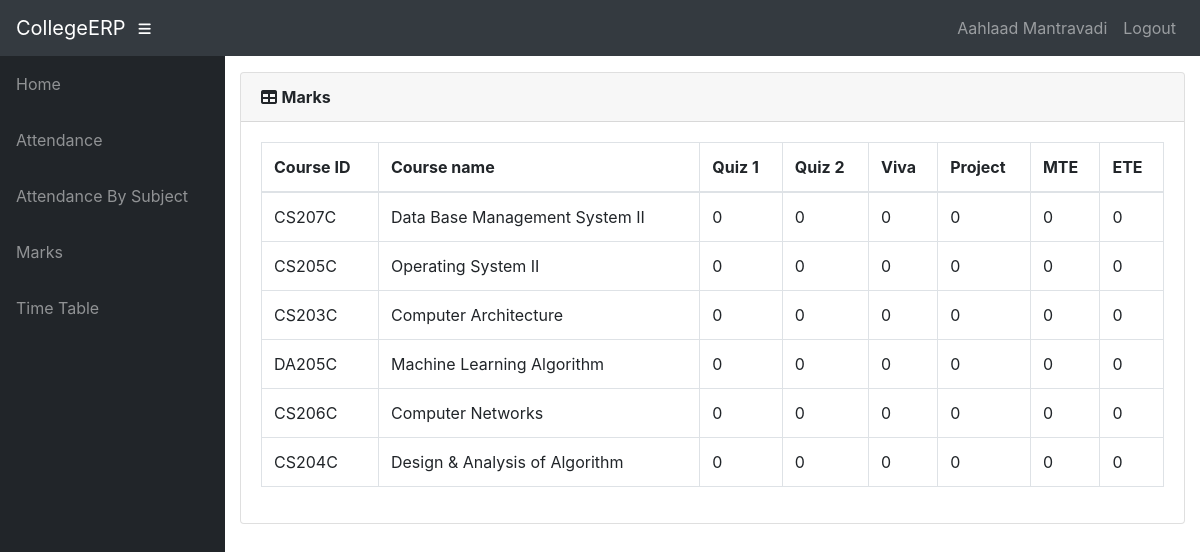
The app's page /info/student/211000001/marks_list/ (signed in) with its own data.
### info/models.py (models this page shows, shortened)
class User(AbstractUser):
    @property
    def is_student(self):
        if hasattr(self, 'student'):
            return True
        return False

class Student(models.Model):
    user = models.OneToOneField(User, on_delete=models.CASCADE, null=True)
    class_id = models.ForeignKey(Class, on_delete=models.CASCADE, default=1)
    USN = models.CharField(primary_key='True', max_length=100)
    name = models.CharField(max_length=200)
    sex = models.CharField(max_length=50, choices=sex_choice, default='Male')
    DOB = models.DateField(default='1998-01-01')

class StudentCourse(models.Model):
    student = models.ForeignKey(Student, on_delete=models.CASCADE)
    course = models.ForeignKey(Course, on_delete=models.CASCADE)
    class Meta:
        unique_together = (('student', 'course'),)
        verbose_name_plural = 'Marks'

class Course(models.Model):
    dept = models.ForeignKey(Dept, on_delete=models.CASCADE)
    id = models.CharField(primary_key='True', max_length=50)
    name = models.CharField(max_length=50)
    shortname = models.CharField(max_length=50, default='X')

class Marks(models.Model):
    studentcourse = models.ForeignKey(StudentCourse, on_delete=models.CASCADE)
    name = models.CharField(max_length=50, choices=test_name, default='Quiz 1')
    marks1 = models.IntegerField(default=0, validators=[MinValueValidator(0), MaxValueValidator(100)])
    class Meta:
        unique_together = (('studentcourse', 'name'),)

### info/views.py (the view)
# urls.py: path('student/<slug:stud_id>/marks_list/',
@login_required()
def marks_list(request, stud_id):
    stud = Student.objects.get(USN=stud_id, )
    ass_list = Assign.objects.filter(class_id_id=stud.class_id)
    sc_list = []
    for ass in ass_list:
        try:
            sc = StudentCourse.objects.get(student=stud, course=ass.course)
        except StudentCourse.DoesNotExist:
            sc = StudentCourse(student=stud, course=ass.course)
            sc.save()
            sc.marks_set.create(type='I', name='Quiz 1')
            sc.marks_set.create(type='I', name='Internal test 2')
            sc.marks_set.create(type='I', name='Internal test 3')
            sc.marks_set.create(type='E', name='Event 1')
            sc.marks_set.create(type='E', name='Event 2')
            sc.marks_set.create(type='S', name='Semester End Exam')
        sc_list.append(sc)
    return render(request, 'info/marks_list.html', {'sc_list': sc_list})

### info/templates/info/marks_list.html
{% extends 'info/base.html' %}
    {% load static %}
    {% block content %}
                  <div class="card mb-3">
            <div class="card-header">
              <i class="fas fa-table"></i>
            <b>Marks</b></div>
            <div class="card-body">
              <div class="table-responsive">
                <table class="table table-bordered" id="dataTable" width="100%" cellspacing="0">
                  <thead>
                    <tr>
                        <th>Course ID</th>
                        <th>Course name</th>
                        <th>Quiz 1</th>
                        <th>Quiz 2</th>
                        <th>Viva</th>
                        <th>Project</th>
                        <th>MTE</th>
                        <th>ETE</th>
                    </tr>
                  </thead>
                  <tbody>
                    {% for sc in sc_list %}
                    <tr>
                        <td>{{ sc.course_id }}</td>
                        <td>{{sc.course.name}}</td>
                        {% for m in sc.marks_set.all %}
                            <td>{{ m.marks1 }}</td>
                        {% endfor %}
                    </tr>
                    {% empty %}
                            <p>student has no courses</p>
                    {% endfor %}
                  </tbody>
                </table>
              </div>
            </div>
          </div>
    {% endblock %}

### info/templates/info/base.html (shortened to what this page needs)
<!DOCTYPE html>
<html lang="en">
  <head>
      {% load static %}
    <link href="{% static '/info/bootstrap/vendor/bootstrap/css/bootstrap.min.css' %}" rel="stylesheet">
    <link href="{% static '/info/bootstrap/vendor/fontawesome-free/css/all.min.css' %}" rel="stylesheet" type="text/css">
    <link href="{% static '/info/bootstrap/vendor/datatables/dataTables.bootstrap4.css' %}" rel="stylesheet">
    <link href="{% static '/info/bootstrap/css/sb-admin.css' %}" rel="stylesheet">
  </head>
  <body id="page-top">
    <nav class="navbar navbar-expand navbar-dark bg-dark static-top">
      <a class="navbar-brand mr-1" href="{% url 'index' %}">CollegeERP</a>
      <button class="btn btn-link btn-sm text-white order-1 order-sm-0" id="sidebarToggle" href="#">
        <i class="fas fa-bars"></i>
      </button>
        <div class="collapse navbar-collapse" id="navbarResponsive">
          <ul class="navbar-nav ml-auto">
            <li class="nav-item">
                {% if request.user.is_student %}
                    <a class="nav-link text-capitalize">{{ request.user.student.name }}</a>
                {% elif request.user.is_teacher %}
                    <a class="nav-link text-capitalize">{{ request.user.teacher.name }}</a>
                {% endif %}
            </li>
            <li class="nav-item">
                <a class="nav-link" href="#" data-toggle="modal" data-target="#logoutModal">Logout</a>
            </li>
          </ul>
        </div>
    </nav>
    <div id="wrapper">
      <ul class="sidebar navbar-nav">
            <li class="nav-item">
              <a class="nav-link" href="{% url 'index' %}">
                <span>Home</span>
              </a>
            </li>
        {% if request.user.is_student %}
            <li class="nav-item">
              <a class="nav-link" href="{% url 'attendance' request.user.student.USN %}">
                <span>Attendance</span>
              </a>
            </li>
            <li class="nav-item">
              <a class="nav-link" href="{% url 'attendance' request.user.student.USN %}">
                <span>Attendance By Subject</span>
              </a>
            </li>
            <li class="nav-item">
              <a class="nav-link" href="{% url 'marks_list' request.user.student.USN %}">
                <span>Marks</span>
              </a>
            </li>
              <li class="nav-item">
              <a class="nav-link" href="{% url 'timetable' request.user.student.class_id_id %}">
                <span>Time Table</span>
              </a>
            </li>
        {% endif %}
      </ul>
      <div id="content-wrapper">
        <div class="container-fluid">
            {% block content %}
            {% endblock %}
        </div>
      </div>
    </div>
  </body>
</html>

### records on screen
User: user.student.name "Aahlaad Mantravadi"
StudentCourse: course_id "CS207C", course.name "Data Base Management System II"
Marks: marks1 "0"
Marks: marks1 "0"
Marks: marks1 "0"
Marks: marks1 "0"
Marks: marks1 "0"
Marks: marks1 "0"
StudentCourse: course_id "CS205C", course.name "Operating System II"
Marks: marks1 "0"
Marks: marks1 "0"
Marks: marks1 "0"
Marks: marks1 "0"
Marks: marks1 "0"
Marks: marks1 "0"
StudentCourse: course_id "CS203C", course.name "Computer Architecture"
Marks: marks1 "0"
Marks: marks1 "0"
Marks: marks1 "0"
Marks: marks1 "0"
Marks: marks1 "0"
Marks: marks1 "0"
StudentCourse: course_id "DA205C", course.name "Machine Learning Algorithm"
Marks: marks1 "0"
Marks: marks1 "0"
Marks: marks1 "0"
Marks: marks1 "0"
Marks: marks1 "0"
Marks: marks1 "0"
StudentCourse: course_id "CS206C", course.name "Computer Networks"
Marks: marks1 "0"
Marks: marks1 "0"
Marks: marks1 "0"
Marks: marks1 "0"
Marks: marks1 "0"
Marks: marks1 "0"
StudentCourse: course_id "CS204C", course.name "Design & Analysis of Algorithm"
Marks: marks1 "0"
Marks: marks1 "0"
Marks: marks1 "0"
Marks: marks1 "0"
Marks: marks1 "0"
Marks: marks1 "0"
